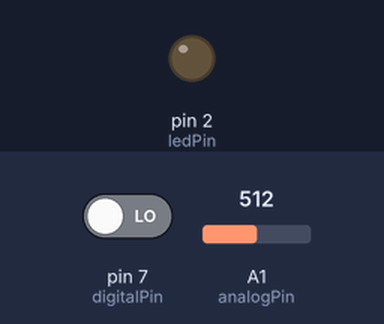
A sketch run on a simulated Arduino Uno, built with avr-gcc and run on an emulated ATmega328P. On the bench: output pins drawn as LEDs (lit = HIGH). The inputs (shaded band) are chosen by the test bench; at power-on: pin 7 (digitalPin) LOW, A1 (analogPin) = 512. What the sketch prints to the serial monitor is not drawn.

Above: at 3.2 s.
3.3 s: pin 7 (digitalPin) driven HIGH
At 3.7 s:
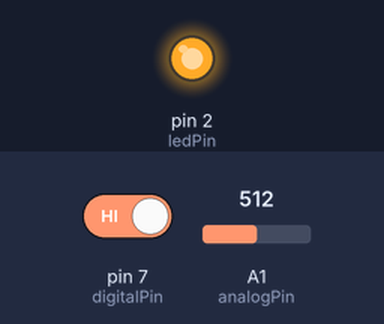
4.8 s: pin 7 (digitalPin) driven LOW
At 6.1 s:
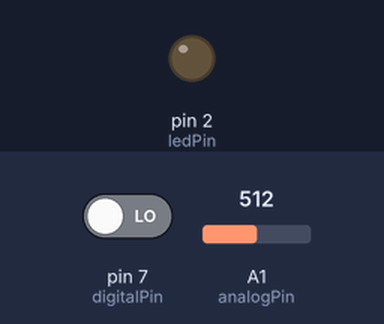
Timing chart, 0 to 7.8 s (numbered marks = the images above; inputs shaded):
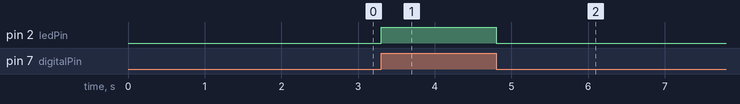

The sketch:

MicSensor.ino
```cpp
int digitalPin = 7;   // KY-037 digital interface
int analogPin = 15;   // KY-037 analog interface
int ledPin = 2;      // Arduino LED pin
int digitalVal;       // digital readings
int analogVal;        // analog readings

void setup()
{
  initSerial();

  pinMode(digitalPin,INPUT);
  pinMode(analogPin, INPUT);
  pinMode(ledPin,OUTPUT);
}

void loop()
{
  // Read the digital inteface
  digitalVal = digitalRead(digitalPin);

  if(digitalVal == HIGH)
  {
    digitalWrite(ledPin, HIGH); // Turn ON Arduino's LED
  }
  else
  {
    digitalWrite(ledPin, LOW);  // Turn OFF Arduino's LED
  }

  // Read analog interface
  analogVal = analogRead(analogPin);
  // Print analog value to serial
  Serial.println(analogVal);
}

void initSerial(){
  Serial.begin(115200);
  delay(2000);
  Serial.println ("Started");
  Serial.println ("*************************************");
}
```

Measured:
- after the input at 3.3 s, pin 2 (ledPin): LOW → HIGH at once
- after the input at 4.8 s, pin 2 (ledPin): HIGH → LOW at once
